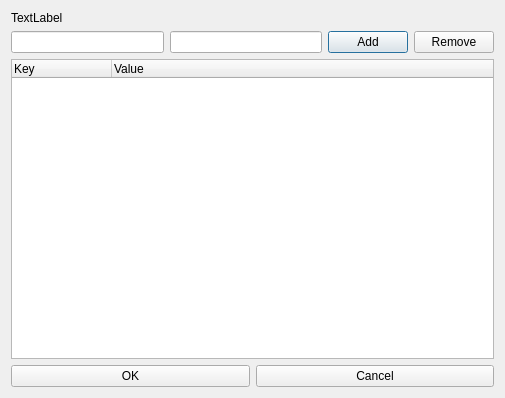
<ui version="4.0" >
 <class>TableForm</class>
 <widget class="QDialog" name="TableForm" >
  <property name="geometry" >
   <rect>
    <x>0</x>
    <y>0</y>
    <width>505</width>
    <height>398</height>
   </rect>
  </property>
  <property name="windowTitle" >
   <string>Table Form Caption</string>
  </property>
  <layout class="QVBoxLayout" >
   <item>
    <widget class="QLabel" name="tableLabel" >
     <property name="text" >
      <string>TextLabel</string>
     </property>
    </widget>
   </item>
   <item>
    <layout class="QHBoxLayout" >
     <item>
      <widget class="QLineEdit" name="keyEdit" />
     </item>
     <item>
      <widget class="QLineEdit" name="valueEdit" />
     </item>
     <item>
      <widget class="QPushButton" name="addButton" >
       <property name="text" >
        <string>Add</string>
       </property>
      </widget>
     </item>
     <item>
      <widget class="QPushButton" name="removeButton" >
       <property name="text" >
        <string>Remove</string>
       </property>
      </widget>
     </item>
    </layout>
   </item>
   <item>
    <widget class="QTreeWidget" name="tableWidget" >
     <property name="rootIsDecorated" >
      <bool>false</bool>
     </property>
     <property name="allColumnsShowFocus" >
      <bool>true</bool>
     </property>
     <column>
      <property name="text" >
       <string>Key</string>
      </property>
     </column>
     <column>
      <property name="text" >
       <string>Value</string>
      </property>
     </column>
    </widget>
   </item>
   <item>
    <layout class="QHBoxLayout" >
     <item>
      <widget class="QPushButton" name="pushButton" >
       <property name="text" >
        <string>OK</string>
       </property>
      </widget>
     </item>
     <item>
      <widget class="QPushButton" name="pushButton_2" >
       <property name="text" >
        <string>Cancel</string>
       </property>
      </widget>
     </item>
    </layout>
   </item>
  </layout>
 </widget>
 <resources/>
 <connections/>
</ui>
